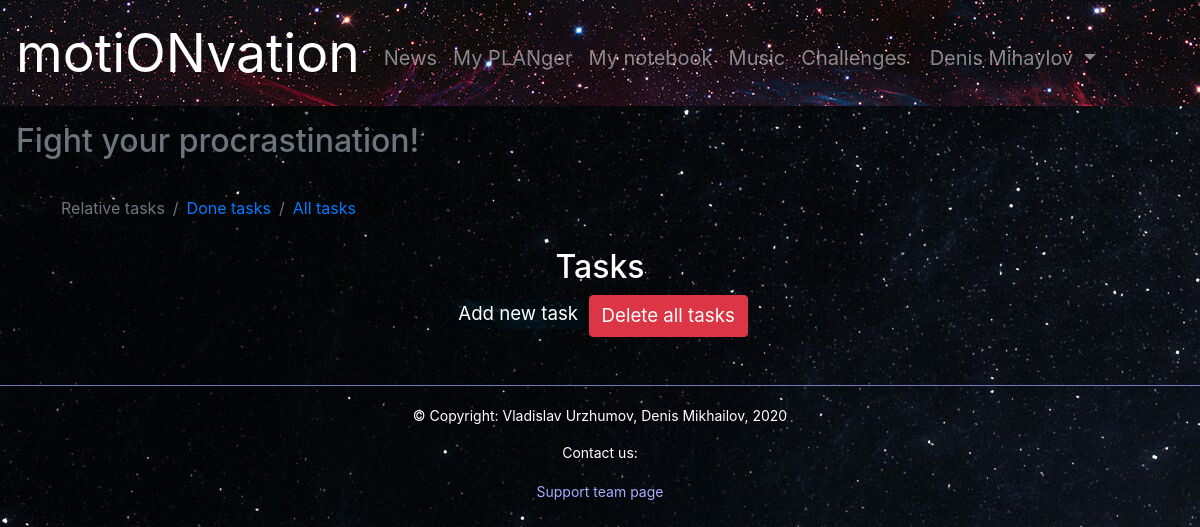
The page /tasks (signed in) on the database as committed earlier.
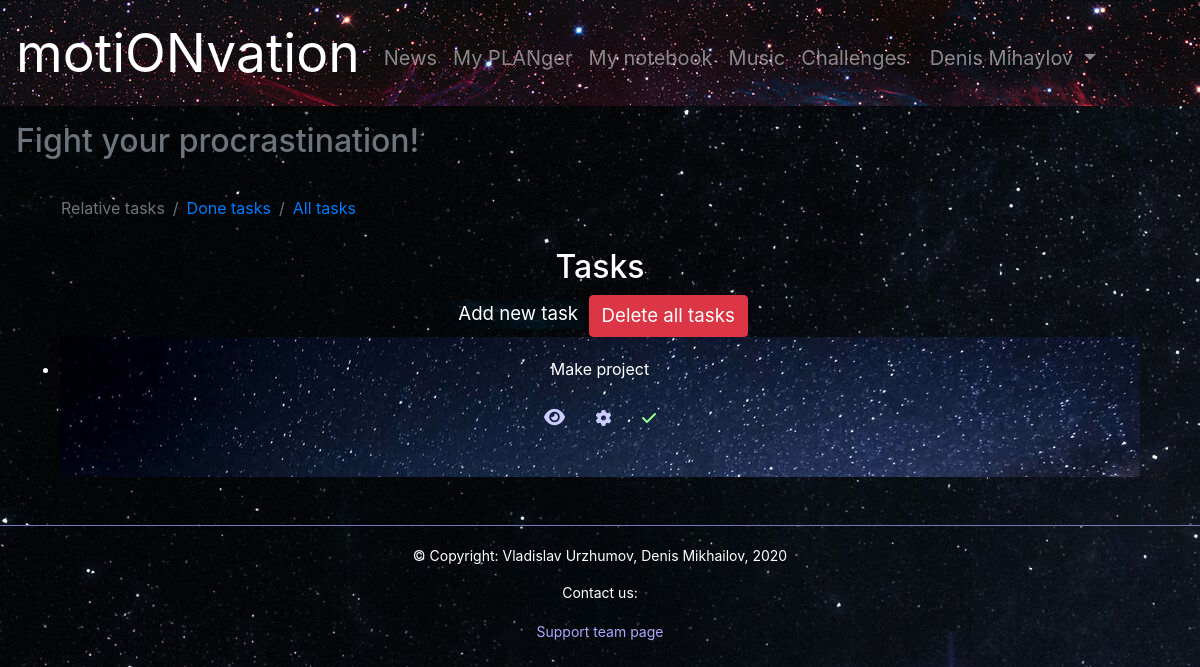
The same page on the database as committed later.
### motionvation/data/models/tasks.py (models this page shows)
class Task(SqlAlchemyBase, SerializerMixin):
    __tablename__ = 'tasks'
    id = Column(Integer, primary_key=True, autoincrement=True)
    title = Column(String)
    description = Column(String)
    priority = Column(String)
    is_performed = Column(Boolean, default=False)
    category_id = Column(Integer, ForeignKey('categories.id'))
    user_id = Column(Integer, ForeignKey('users.id'))
    user = orm.relation('User')
    category = orm.relation('Category')

### motionvation/application.py (the view)
@app.route('/tasks')
@login_required
def tasks():
    db = db_session.create_session()
    tasks = db.query(Task).filter(Task.user == current_user, Task.is_performed == False).all().copy()
    new_tasks = []
    priority_now = 10
    while priority_now != -1:
        for task in tasks:
            if task.priority == str(priority_now):
                new_tasks.append(task)
        priority_now -= 1
    return render_template('tasks.html', tasks=new_tasks, t_page_id=0,
    useracc=(current_user.name + ' ' + current_user.surname), title='Tasks')

### motionvation/application.py (called while the page is built)
@login_manager.user_loader
def load_user(user_id):
    db = db_session.create_session()
    return db.query(User).get(user_id)

### motionvation/data/db_session.py (called while the page is built)
def create_session() -> orm.Session:
    global __factory
    return __factory()

### motionvation/templates/tasks.html (shortened to what this page needs)
{% extends 'base.html' %}
{% block content %}
<main class='text-center container'>
    <nav aria-label="breadcrumb">
    {% if t_page_id == 0 %}
    <ol class="breadcrumb crumb-ds">
        <li class="breadcrumb-item active">Relative tasks</li>
        <li class="breadcrumb-item"><a href="/done_tasks">Done tasks</a></li>
        <li class="breadcrumb-item"><a href="/all_tasks">All tasks</a></li>
    </ol>
    {% elif t_page_id == 1 %}
    <ol class="breadcrumb crumb-ds">
        <li class="breadcrumb-item"><a href="/tasks">Relative tasks</a></li>
        <li class="breadcrumb-item active">Done tasks</li>
        <li class="breadcrumb-item"><a href="/all_tasks">All tasks</a></li>
    </ol>
    {% elif t_page_id == 2 %}
    <ol class="breadcrumb crumb-ds">
        <li class="breadcrumb-item"><a href="/tasks">Relative tasks</a></li>
        <li class="breadcrumb-item"><a href="/done_tasks">Done tasks</a></li>
        <li class="breadcrumb-item active">All tasks</li>
    </ol>
    {% endif %}
    </nav>
    <h2>Tasks</h2>
    <div class="container">
        {% if t_page_id == 0 %}
            <button class="button-note"><a href="/select_category" class="button-note-text">Add new task</a></button>
        {% elif t_page_id == 2 %}
            <button class="button-note"><a href="/select_category" class="button-note-text">Add new relevant task</a></button>
        {% endif %}
        <button class="btn btn-danger"><a href="/delete_all_tasks" class="button-note-text">Delete all tasks</a></button>
        <ul class="list-group">
            {% for task in tasks %}
            <li>
                <div class="card" style="width: 1080px; height: 140px; border: none;">
                    <div class="card-body">
                        <section class='simple-inline'>
                            <p>{{ task.title }}</p>
                            <a href="tasks/{{ task.id }}" class="btn btn-note button-note-text card-link" data-toggle="tooltip" data-placement="bottom" data-delay: '{ "show": 0, "hide": 0 }' title="View task"><i class="fas fa-eye" style="color: #ccf"></i></a>
                            <span class="d-inline-block" tabindex="0" data-toggle="tooltip" title="Settings">
                                <a href="#" class="btn btn-note" data-toggle="modal" data-target="#taskSettings-{{task.id}}" style='color: #ccf;'><i class="fas fa-cog" style="color: #ccf"></i></a>
                            </span>
                            {% if task.is_performed %}
                            <a class="btn btn-note" href="/undone_task/{{ task.id }}" style='color: #ccf;' data-toggle="tooltip" title="Undone"><i class="fas fa-times" style="color: #d22"></i></a>
                            {% else %}
                            <a class="btn btn-note" href="/done_task/{{ task.id }}" data-toggle="tooltip" title="Done" style='color: #ccf;'><i class="fas fa-check" style="color: #9f9"></i></a>
                            {% endif %}
                        </section>
                    </div>
                </div>
            </li>
            {% endfor %}
        </ul>
    </div>
    </main>
{% endblock %}

### motionvation/templates/base.html (shortened to what this page needs)
<!doctype html>
<html lang="ru">
<head>
    <link rel="stylesheet" href="https://stackpath.bootstrapcdn.com/bootstrap/4.4.1/css/bootstrap.min.css">
    <link rel="stylesheet" href="{{ url_for('static', filename='css/style121.css') }}">
</head>
<body>
    <nav class="navbar navbar-dark  navbar-expand-lg" style="background: url(../static/img/4.jpg)">
        <a class="navbar-brand ssilka" href="/">motiONvation</a>
        <div class="collapse navbar-collapse">
            {% if current_user.is_authenticated %}
            <ul class="navbar-nav mr-auto">
                <li class="nav-item">
                    <a class="nav-link" href='/news'>News</a>
                </li>
                <li class="nav-item">
                    <a class="nav-link" href='/planger'>My PLANger</a>
                </li>
                <li class="nav-item">
                    <a class="nav-link" href='/mynotes'>My notebook</a>
                </li>
                <li class="nav-item">
                    <a class="nav-link" href='/music' target="_blank">Music</a>
                </li>
                <li class="nav-item">
                    <a class="nav-link" href='/challenges'>Challenges</a>
                </li>
            </ul>
            <ul class="navbar-nav ml-auto">
                <li class="nav-item nav-item-acc dropdown">
                    <a class="nav-link dropdown-toggle" href="#" id="navbardrop" data-toggle="dropdown">
                        {{ useracc }}
                    </a>
                </li>
            </ul>
                {% endif %}
        </div>
    </nav>
    <h2 class="p-3 text-muted">Fight your procrastination!</h2>
    <main class="container-fluid">
        {% block content %}
        {% endblock %}
    </main>
</body>
<footer class='text-center'>
    <br>
    <br>
    <div style="height:20px; border-top:1px solid #9EC1D4; padding-left:10px; border-color: #77b;"></div>
    <p class='button-note-text' style="font-size: 14px;">
        © Copyright: Vladislav Urzhumov, Denis Mikhailov, 2020
    </p>
    <section class='simple-inline'>
        <p class='button-note-text' style="font-size: 14px;">
            Contact us:
        </p>
        <a href="/contact" class='button-note-text' style="font-size: 14px; color: #aaf;">
            Support team page
        </a>
    </section>
</footer>
</html>

### motionvation/static/css/style121.css (style rules this page uses)
body { background: url(../img/7.jpg); color: #fff; }
.ssilka { font-size: 40pt; }
.card { background: url(../img/3.jpg); }
.nav-link { font-size: 15pt; margin-top: 10px; }
.button-note-text { color: #fff; font-size: 14pt; text-decoration: none; }
.button-note { color: #fff; background: url(../img/1.jpg); border: none; }
.nav-item-acc { margin-right: 80px; }
.crumb-ds { background-image: none; background-color: transparent; color: #fff; }

Rows that differ between the two databases and show on the page:
added Task: title "Make project"
